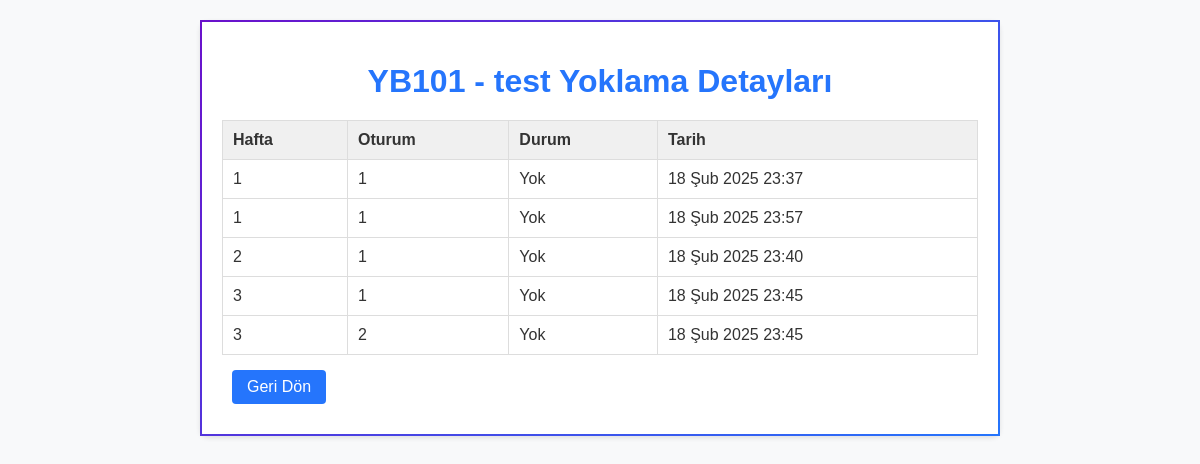
/accounts/ogrenci/yoklama/detay/2/ (signed in), run on the app's committed database.
### accounts/models.py (models this page shows, shortened)
class Course(models.Model):
    course_code = models.CharField("Ders Kodu", max_length=20, unique=True)
    course_name = models.CharField("Ders Adı", max_length=200)
    created_by = models.ForeignKey(User, on_delete=models.SET_NULL, null=True, blank=True, related_name="courses")
    created_at = models.DateTimeField(auto_now_add=True)
    updated_at = models.DateTimeField(auto_now=True)

class AttendanceRecord(models.Model):
    qr_session = models.ForeignKey(QrSession, on_delete=models.CASCADE, related_name="attendance_records")
    student = models.ForeignKey(User, on_delete=models.CASCADE, related_name="attendance_records")
    present = models.BooleanField(default=False)
    updated_at = models.DateTimeField(auto_now=True)
    class Meta:
        unique_together = ('qr_session', 'student')

class QrSession(models.Model):
    course = models.ForeignKey('Course', on_delete=models.CASCADE, related_name="qr_sessions")
    week_number = models.IntegerField("Hafta")
    session_number = models.PositiveIntegerField("Oturum Numarası", default=1)
    created_by = models.ForeignKey(User, on_delete=models.SET_NULL, null=True, blank=True, related_name="qr_sessions")
    is_active = models.BooleanField(default=True)
    created_at = models.DateTimeField(auto_now_add=True)
    ended_at = models.DateTimeField(null=True, blank=True)

### accounts/views.py (the view)
# urls.py: path('ogrenci/yoklama/detay/<int:course_id>/', views.attendance_detail_student, name='attendance_detail_student'),
def attendance_detail_student(request, course_id):
    course = get_object_or_404(Course, id=course_id)
    records = AttendanceRecord.objects.filter(student=request.user, qr_session__course=course).select_related('qr_session').order_by('qr_session__week_number', 'qr_session__session_number')
    return render(request, 'accounts/attendance_detail_student.html', {'course': course, 'records': records})

### accounts/templates/accounts/attendance_detail_student.html (shortened to what this page needs)
{% load static %}
<!DOCTYPE html>
<html lang="tr">
<head>
  <link rel="stylesheet" href="{% static 'css/style.css' %}">
</head>
<body>
<div class="container">
  <h1>{{ course.course_code|upper }} - {{ course.course_name }} Yoklama Detayları</h1>
  {% if records %}
    <table>
      <thead>
        <tr>
          <th>Hafta</th>
          <th>Oturum</th>
          <th>Durum</th>
          <th>Tarih</th>
        </tr>
      </thead>
      <tbody>
        {% for record in records %}
          <tr>
            <td>{{ record.qr_session.week_number }}</td>
            <td>{{ record.qr_session.session_number }}</td>
            <td>{% if record.present %}Mevcut{% else %}Yok{% endif %}</td>
            <td>{{ record.qr_session.created_at|date:"d M Y H:i" }}</td>
          </tr>
        {% endfor %}
      </tbody>
    </table>
  {% else %}
    <p>Henüz yoklama kaydı bulunmamaktadır.</p>
  {% endif %}
  <a href="{% url 'student_panel' %}" class="btn">Geri Dön</a>
</div>
</body>
</html>

### static/css/style.css (style rules this page uses)
*, *::before, *::after { box-sizing: border-box; }
body { margin: 0; font-family: Arial, sans-serif; background-color: #ffffff; color: #333; }
.container { max-width: 600px; margin: 50px auto; padding: 20px; background-color: #ffffff; border: 2px solid; border-image: linear-gradient(135deg, #6a11cb, #2575fc) 1; border-radius: 8px; box-shadow: 0 2px 10px rgba(0, 0, 0, 0.1); }
.btn, button { display: inline-block; padding: 10px 20px; margin: 10px; background: linear-gradient(135deg, #6a11cb, #2575fc); color: #fff; text-decoration: none; border: none; border-radius: 5px; cursor: pointer; transition: opacity 0.3s; }

### accounts/templates/accounts/attendance_detail_student.html (style rules this page uses)
body { background: #f8f9fa; font-family: Arial, sans-serif; color: #333; }
.container { max-width: 800px; margin: 20px auto; padding: 20px; background: #fff; box-shadow: 0 2px 5px rgba(0,0,0,0.1); border-radius: 8px; }
h1 { text-align: center; margin-bottom: 20px; color: #2575fc; }
table { width: 100%; border-collapse: collapse; }
th, td { padding: 10px; border: 1px solid #ddd; text-align: left; }
th { background: #f0f0f0; }
.btn { display: inline-block; padding: 8px 15px; background: #2575fc; color: #fff; text-decoration: none; border-radius: 4px; margin-top: 15px; }

### data on the page
Course: course_code "YB101", course_name "test"
AttendanceRecord: qr_session.week_number "1", qr_session.session_number "1", present "Yok", qr_session.created_at "18 Şub 2025 23:37"
AttendanceRecord: qr_session.week_number "1", qr_session.session_number "1", present "Yok", qr_session.created_at "18 Şub 2025 23:57"
AttendanceRecord: qr_session.week_number "2", qr_session.session_number "1", present "Yok", qr_session.created_at "18 Şub 2025 23:40"
AttendanceRecord: qr_session.week_number "3", qr_session.session_number "1", present "Yok", qr_session.created_at "18 Şub 2025 23:45"
AttendanceRecord: qr_session.week_number "3", qr_session.session_number "2", present "Yok", qr_session.created_at "18 Şub 2025 23:45"
